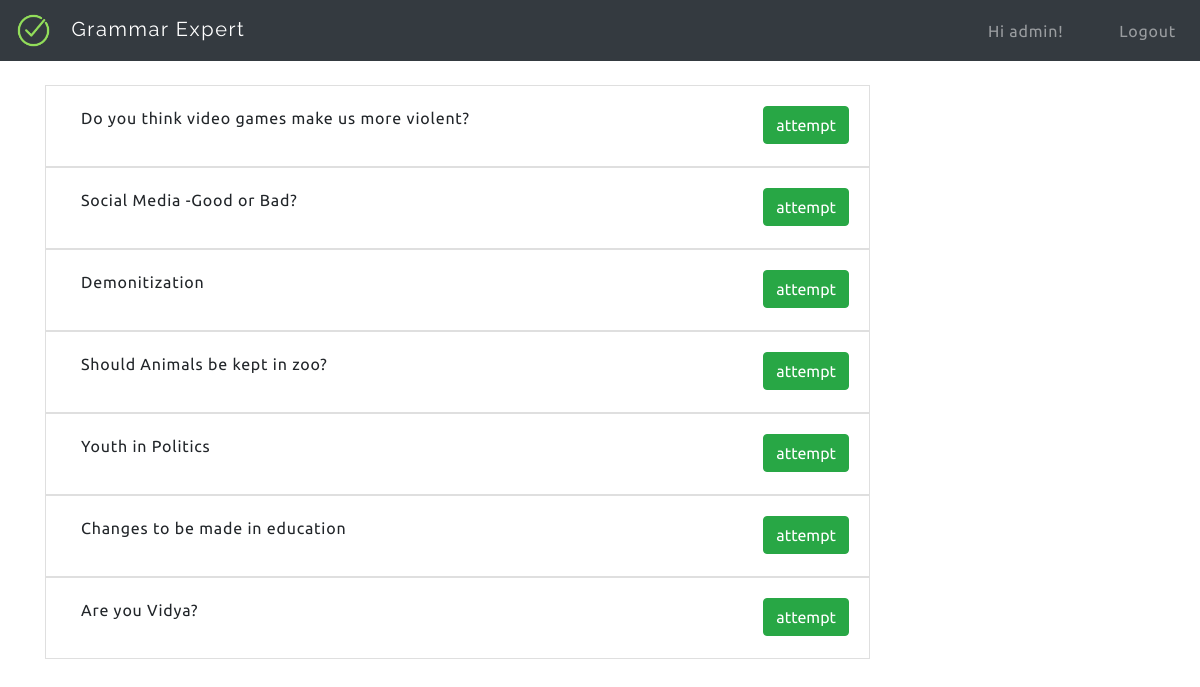
The app's page /home/ (signed in) with its own data.
### myapp/models.py (models this page shows)
class Question(models.Model):
    question = models.TextField()
    def __str__(self):
        return "{}".format(self.question)

### myapp/views.py (the view)
# urls.py: path('home/', QuestionsListView.as_view(), name='home'),
class QuestionsListView(ListView):
    template_name = "home.html"
    model = Question

### myapp/templates/home.html (shortened to what this page needs)
<!DOCTYPE html>
{% load bootstrap4 %}
<html lang="en">
<head>
    {% load static %}
    <link rel="stylesheet" href="https://maxcdn.bootstrapcdn.com/bootstrap/4.0.0/css/bootstrap.min.css">
</head>
<body>
    <nav class="navbar navbar-expand-lg navbar-dark bg-dark py-2">
        <a class="navbar-brand d-inline-block align-top" href="#">
            <img src="{% static "images/correct.png" %}" width="35" height="35" alt="">
            <span>Grammar Expert</span>
        </a>
        <div class="collapse navbar-collapse" id="navbarNavAltMarkup">
        <div class="navbar-nav ml-auto">
          <a class="nav-item nav-link pr-5">Hi {{ user.username }}!</a>
          <a class="nav-item nav-link pr-2" href="{% url "logout" %}">Logout</a>
        </div>
      </div>
    </nav>
    <div class="container mt-4">
      <div class="row">
        <div class="col-md-9">
        {% for question in object_list %}
          <div class="card">
            <div class="card-body d-flex flex-wrap">
                <p class="card-text col">{{ question }}</p>
                <a href="{% url 'answer' question.id %}"><button class="btn btn-success my-auto">attempt</button></a>
            </div>
          </div>
        {% endfor %}
        </div>
      </div>
    </div>
</body>
</html>

### myapp/templates/home.html (style rules this page uses)
body { font-family: 'Ubuntu', sans-serif; letter-spacing: 0.0500em; }
.navbar-brand span { padding-left: 15px; font-family: 'Raleway', sans-serif; letter-spacing: 0.0800em; }
.card { border-radius: 0; }

### records on screen
Question: question "Do you think video games make us more violent?"
Question: question "Social Media -Good or Bad?"
Question: question "Demonitization"
Question: question "Should Animals be kept in zoo?"
Question: question "Youth in Politics"
Question: question "Changes to be made in education"
Question: question "Are you Vidya?"

### other values on screen
{{ user.username }} "admin"
